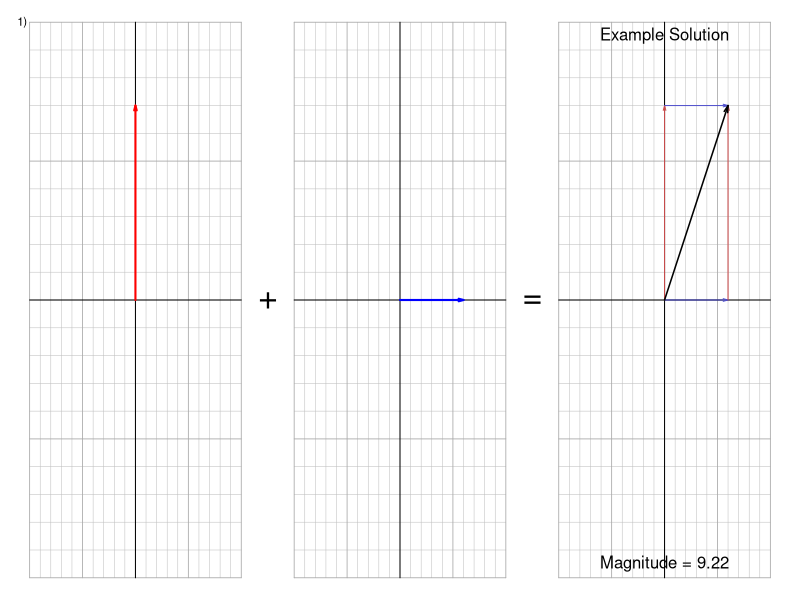
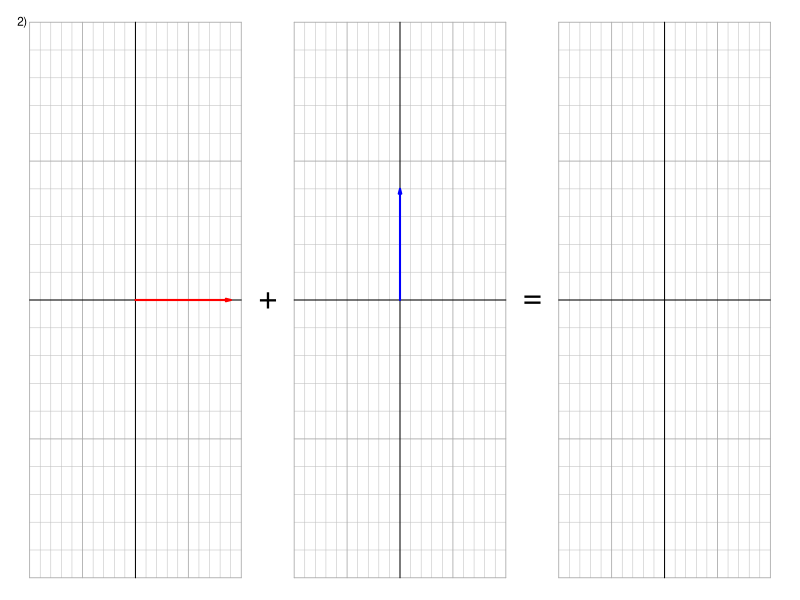
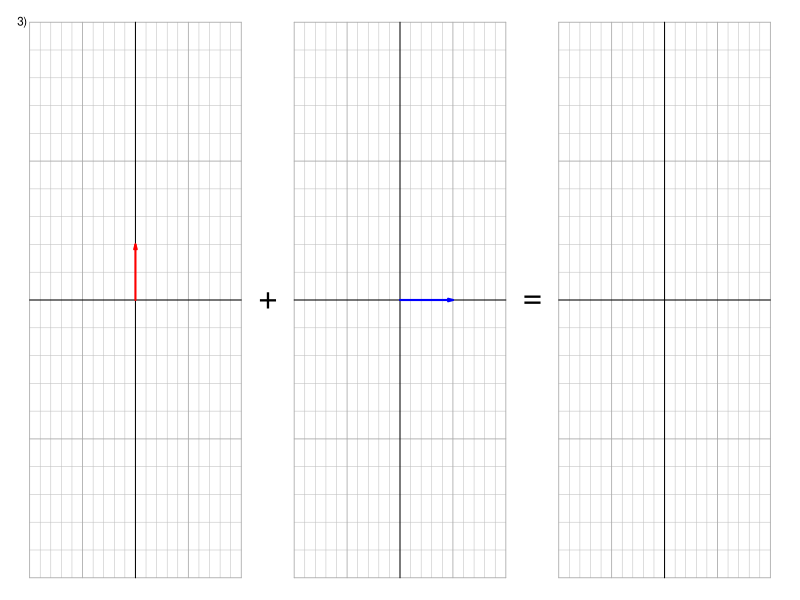
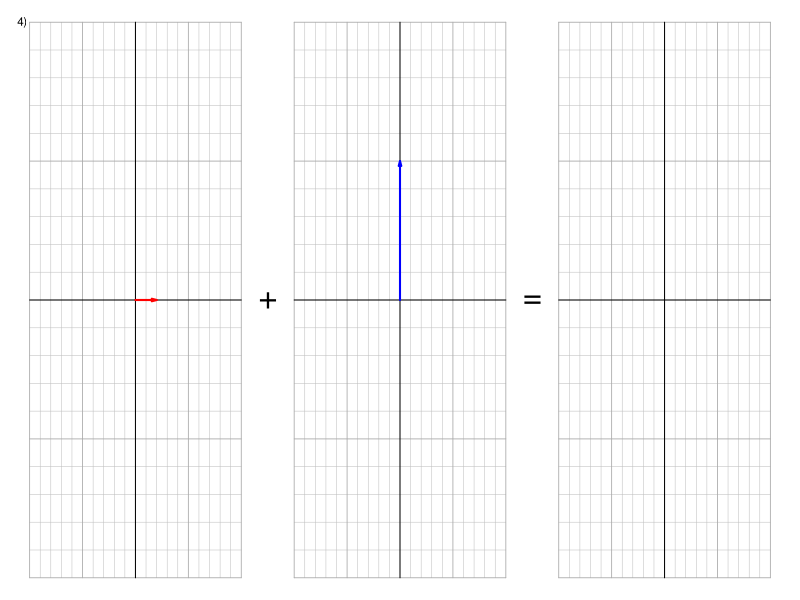
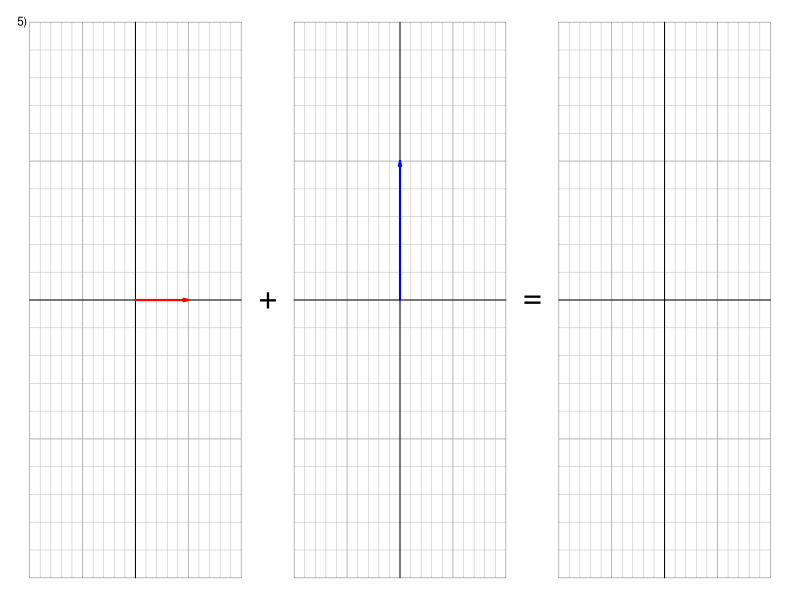
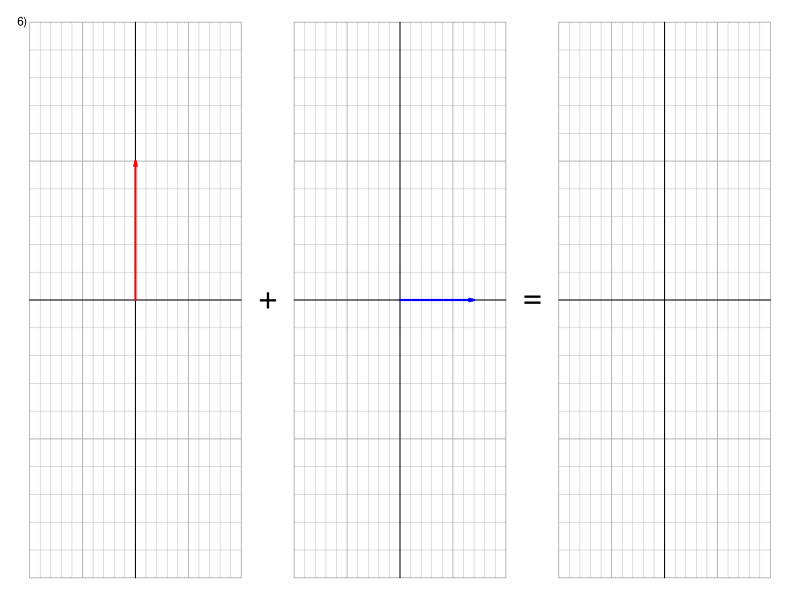
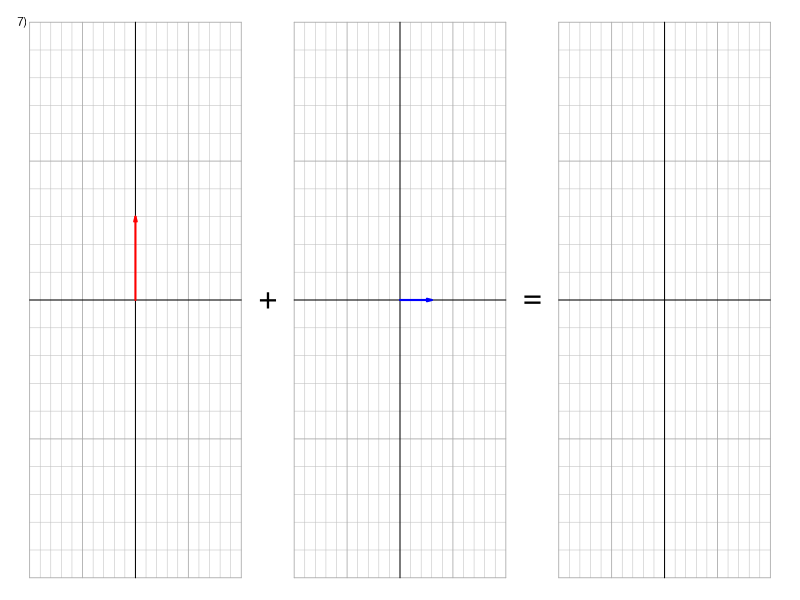
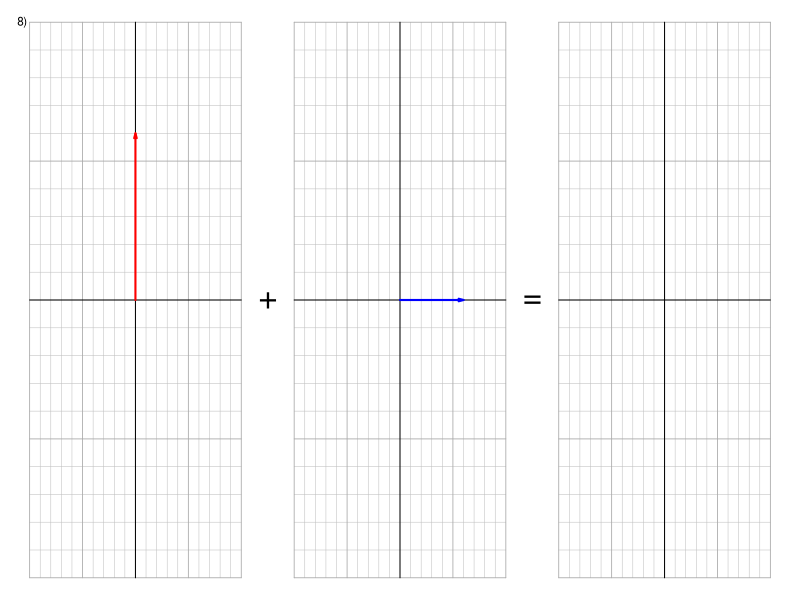

Recreate these plots in R, in order.
## ---- chunk 1
set.seed(4)
angle_diff <- function(a, b) {
  abs(((a - b + pi) %% (2*pi)) - pi)
}

u1s = numeric()
v1s = numeric()
u2s = numeric()
v2s = numeric()
u3s = numeric()
v3s = numeric()
shorts = character()
nq = 0

while(nq<20){
  u = sample(c(0,sample(2:9,1)*sample(c(-1,1),1,T)))
  v = sample(c(0,sample(2:9,1)*sample(c(-1,1),1,T)))
  u1 = u[1]
  v1 = v[1]
  u2 = u[2]
  v2 = v[2]
  u3 = sum(u)
  v3 = sum(v)
  short = paste0(c(u1,v1,u2,v2),collapse=".")
  if(u1!=u2 && v1!=v2 && !(short %in% shorts) && max(c(u1,v1))>0 && max(c(u2,v2))>0){
    nq = nq+1
    u1s[nq] = u1
    u2s[nq] = u2
    u3s[nq] = u3
    v1s[nq] = v1
    v2s[nq] = v2
    v3s[nq] = v3
  }
}

## ---- chunk 2

mkgrid = function(xc=0){
  for(i in c(-9,-8,-7,-6,-4,-3,-2,-1,1,2,3,4,6,7,8,9)){
    lines(xc+c(i,i),c(-10,10),col="grey",lwd=0.5)
    lines(xc+c(-10,10),c(i,i),col="grey",lwd=0.5)
  }
  for(i in c(-10,-5,5,10)){
    lines(xc+c(i,i),c(-10,10),col="darkgrey",lwd=0.8)
    lines(xc+c(-10,10),c(i,i),col="darkgrey",lwd=0.8)
  }
  lines(xc+c(-10,10),c(0,0),col="black")
  lines(xc+c(0,0),c(-10,10),col="black")
}

for(qn in 1:nq){
  par(mar=c(0,0,0,0))
  plot(0,0,"n",xlim=c(0,70),ylim=c(-10,10),axes=F,ann=F)
  mkgrid(10)
  mkgrid(35)
  mkgrid(60)
  text(22.5,0,"+",cex=2)
  text(-0.7,10,paste0(qn,")"),cex=0.7)
  text(47.5,0,"=",cex=2)
  arrows(10,0,10+u1s[qn],v1s[qn],0.05,15,col="red",lwd=2)
  arrows(35,0,35+u2s[qn],v2s[qn],0.05,15,col="blue",lwd=2)
  cat("\n\n\\vfill\n\n")
  if(qn==1){
    lightred = rgb(0.8,0.3,0.3)
    lightblue = rgb(0.3,0.3,0.8)
    arrows(60,0,60+u1s[qn],v1s[qn],0.05,15,col=lightred,lwd=1)
    arrows(60,0,60+u2s[qn],v2s[qn],0.05,15,col=lightblue,lwd=1)
    arrows(60+u2s[qn],v2s[qn],60+u1s[qn]+u2s[qn],v1s[qn]+v2s[qn],0.05,15,col=lightred,lwd=1)
    arrows(60+u1s[qn],v1s[qn],60+u1s[qn]+u2s[qn],v1s[qn]+v2s[qn],0.05,15,col=lightblue,lwd=1)
    arrows(60,0,60+u1s[qn]+u2s[qn],v1s[qn]+v2s[qn],0.07,15,col="black",lwd=1.5)
    text(60,9.5,"Example Solution")
    M = sqrt((u1s[1]-u2s[1])^2+(v1s[1]-v2s[1])^2)
    text(60,-9.5,paste0("Magnitude = ",sprintf("%.2f",M)))
  }
}
